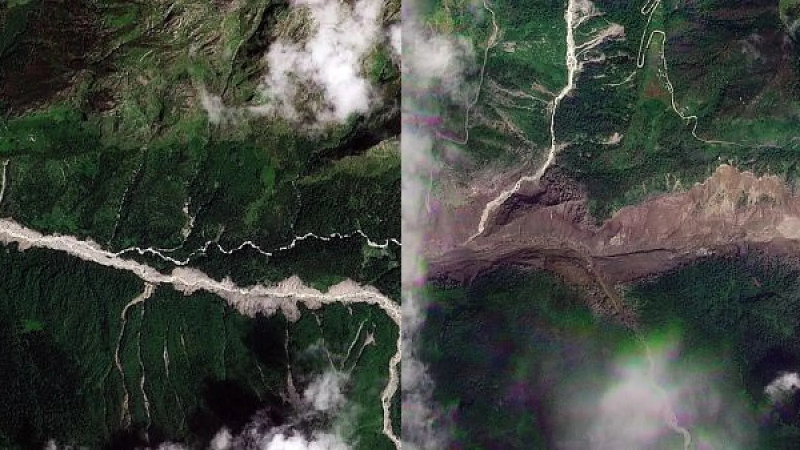
#> input picture data/uploads/299cdc0623ba.webp, 1600 x 900 px (shown at 1/2 size)
$ python -i segmentation_service.py   (imports and definitions only)   (older library calls are emulated)
#> lines starting #> are read from the running program, lines starting #| are printed output that depends on the picture; after the words box and inside, x2 and y2 are one past the last pixel; in counts of white or black regions, pixels touching at a corner belong together
### backend/app/utils/image_utils.py
import cv2
import numpy as np
from PIL import Image
import os

# Prevent DecompressionBombError on high-res satellite images
Image.MAX_IMAGE_PIXELS = 500_000_000

# Automatically register HEIF/AVIF opener if pillow_heif is available
try:
    import pillow_heif
    pillow_heif.register_heif_opener()
#> (this line was passed over: pillow_heif is not available in this run)
except Exception:
    pass

def load_image(path: str) -> np.ndarray:
    """
    Robust image loader supporting RGB, RGBA, Grayscale, AVIF, HEIC, TIFF, WebP, JPEG, PNG.
    """
#> called with path = '../../../data/uploads/299cdc0623ba.webp'
    # 1. Try Pillow first (supports most formats and AVIF/HEIC when pillow-heif is present)
    try:
        with Image.open(path) as pil_img:
#> pil_img is the input picture: PIL image 1600x900 RGB; mean R, G, B 66.3, 70.8, 63.9
            return np.array(pil_img.convert('RGB'))
    except Exception:
        pass

    # 2. Try OpenCV
    try:
        img = cv2.imread(path, cv2.IMREAD_COLOR)
        if img is not None:
            return cv2.cvtColor(img, cv2.COLOR_BGR2RGB)
    except Exception:
        pass

    # 3. Try reading raw bytes via Pillow BytesIO (handles paths with exotic encoding)
    try:
        import io
        with open(path, 'rb') as f:
            data = f.read()
        with Image.open(io.BytesIO(data)) as pil_img:
            return np.array(pil_img.convert('RGB'))
    except Exception:
        pass

    raise ValueError(f"Failed to load image at {path}. Unsupported format or unreadable file.")


# [21 lines left out: functions save_image, resize_image, not called in this run]

def to_grayscale(img: np.ndarray) -> np.ndarray:
    if len(img.shape) == 3:
        return cv2.cvtColor(img, cv2.COLOR_RGB2GRAY)
    return img

# [14 lines left out: functions apply_colormap, is_grayscale, not called in this run]

### backend/app/config.py
from pydantic_settings import BaseSettings
import os

# Root directory of DEPTHWIZARD - safe resolution for local and cloud (Railway/Docker)
if "BASE_DIR" in os.environ:
    BASE_DIR = os.path.abspath(os.environ["BASE_DIR"])
else:
    current_dir = os.path.dirname(os.path.abspath(__file__))
    parent = os.path.abspath(os.path.join(current_dir, ".."))
    grandparent = os.path.abspath(os.path.join(parent, ".."))

    if os.path.isdir(os.path.join(grandparent, "backend", "app")):
        BASE_DIR = grandparent
    else:
        BASE_DIR = parent

DB_FILE = os.path.join(BASE_DIR, "depthwizard.db").replace("\\", "/")

def _get_database_url() -> str:
    env_db = os.environ.get("DATABASE_URL")
    if env_db:
        if env_db.startswith("postgres://"):
            return env_db.replace("postgres://", "postgresql+asyncpg://", 1)
        if env_db.startswith("postgresql://") and not env_db.startswith("postgresql+asyncpg://"):
            return env_db.replace("postgresql://", "postgresql+asyncpg://", 1)
        if env_db.startswith("sqlite:///") and not env_db.startswith("sqlite+aiosqlite:///"):
            return env_db.replace("sqlite:///", "sqlite+aiosqlite:///", 1)
        return env_db
    return f"sqlite+aiosqlite:///{DB_FILE}"

class Settings(BaseSettings):
    APP_ENV: str = os.getenv("APP_ENV", "production")
    BACKEND_PORT: int = int(os.getenv("PORT", os.getenv("BACKEND_PORT", 8000)))
    DATABASE_URL: str = _get_database_url()
    MODEL_PATH: str = os.getenv("MODEL_PATH", os.path.join(BASE_DIR, "models"))
    UPLOAD_DIR: str = os.getenv("UPLOAD_DIR", os.path.join(BASE_DIR, "data", "uploads"))
    OUTPUT_DIR: str = os.getenv("OUTPUT_DIR", os.path.join(BASE_DIR, "data", "outputs"))
    MAX_UPLOAD_MB: int = int(os.getenv("MAX_UPLOAD_MB", 50))
    CORS_ORIGINS: list[str] = ["*"]
    MODEL_AVAILABLE: bool = False

    class Config:
        env_file = ".env"
        extra = "ignore"

settings = Settings()

# Detect if PyTorch is available
try:
    import torch
    settings.MODEL_AVAILABLE = True
except ImportError:
    settings.MODEL_AVAILABLE = False

try:
    os.makedirs(settings.UPLOAD_DIR, exist_ok=True)
    os.makedirs(settings.OUTPUT_DIR, exist_ok=True)
    os.makedirs(settings.MODEL_PATH, exist_ok=True)
except Exception as e:
    print(f"Notice: Directory initialization deferred: {e}")

### backend/app/services/segmentation_service.py
import cv2
import numpy as np
import logging
from app.utils.image_utils import load_image, to_grayscale
import os
from app.config import settings

logger = logging.getLogger("depthwizard.segmentation")


def segment_image(image_path: str, depth_npy_path: str = None) -> tuple[str, str]:
    """
    Structural boundary and region segmentation.

    Uses image features, edges, and optionally depth data to identify
    structural boundaries and classify regions. This is approximate
    segmentation — it does NOT claim perfect semantic segmentation.

    Classes:
        0 = ground/flat region
        1 = elevated structure (potential building)
        2 = textured region (potential vegetation)

    These are approximate structural categories, not definitive semantic labels.
    """
    img = load_image(image_path)
    gray = to_grayscale(img)
    h, w = gray.shape
    logger.info(f"Segmentation: processing {w}x{h} image")

    gray_f = gray.astype(np.float64)

    # --- Image-based features ---

    # Edge detection for structural boundaries
    edges = cv2.Canny(gray, 50, 150)
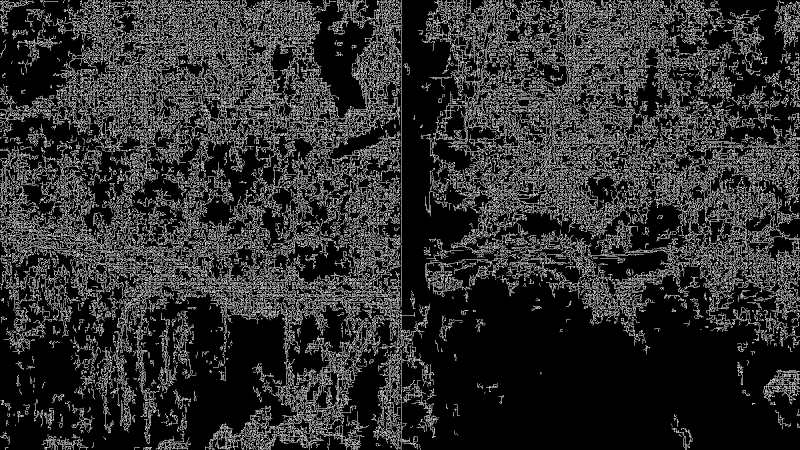
#> edges: shape (900, 1600) (shown at 1/2 size); 18.4% white in thin lines or dots

    # Otsu threshold — basic bright/dark separation
    _, thresh = cv2.threshold(gray, 0, 255, cv2.THRESH_BINARY_INV + cv2.THRESH_OTSU)
#> thresh: shape (900, 1600); 74.7% white; 3178 black regions (2829 under 20 px), largest, box (x1, y1, x2, y2) and area: (0, 0, 1251, 900) 197353, (1127, 669, 1485, 900) 54692, (1124, 312, 1600, 512) 48188

    # Local texture variance — smooth (buildings/roads) vs textured (vegetation)
    local_mean = cv2.blur(gray_f, (11, 11))
    local_sq_mean = cv2.blur(gray_f ** 2, (11, 11))
    local_var = np.maximum(local_sq_mean - local_mean ** 2, 0)
    texture = np.sqrt(local_var)

    # Green channel analysis (if RGB) — vegetation signal
    green_signal = np.zeros_like(gray_f)
    if len(img.shape) == 3 and img.shape[2] >= 3:
        r, g, b = img[:, :, 0].astype(float), img[:, :, 1].astype(float), img[:, :, 2].astype(float)
        # Excess Green Index: 2*G - R - B (positive for vegetation)
        total = r + g + b + 1e-8
        egi = (2 * g - r - b) / total
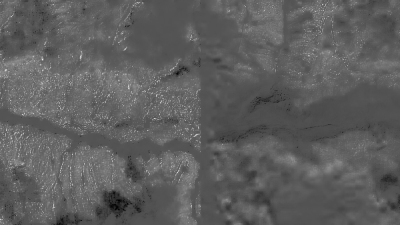
#> egi: shape (900, 1600) float64 (shown at 1/4 size); min -1, max 2, mean 0.111; drawn with min black and max white
        green_signal = np.clip(egi, 0, 1)
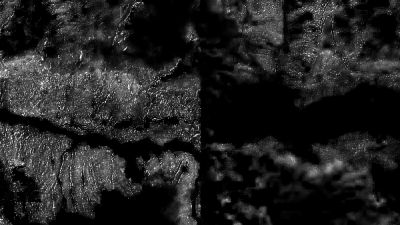
#> green_signal: shape (900, 1600) float64 (shown at 1/4 size); min 0, max 1, mean 0.13

    # --- Depth-based features (if depth map available) ---
    depth_elevation = np.zeros_like(gray_f)
    depth_edges = np.zeros_like(gray_f)
    has_depth = False

    if depth_npy_path and os.path.exists(depth_npy_path):
        try:
            depth = np.load(depth_npy_path).astype(np.float64)
            if depth.shape[:2] != (h, w):
                depth = cv2.resize(depth, (w, h), interpolation=cv2.INTER_LINEAR)

            has_depth = True

            # Depth gradient — identifies structural boundaries (building edges)
            dx = cv2.Sobel(depth, cv2.CV_64F, 1, 0, ksize=3)
            dy = cv2.Sobel(depth, cv2.CV_64F, 0, 1, ksize=3)
            depth_grad = np.sqrt(dx**2 + dy**2)
            depth_edges = cv2.normalize(depth_grad, None, 0, 1, cv2.NORM_MINMAX).astype(np.float64)

            # Relative elevation (higher depth = potentially elevated structure)
            # This is a SUPPORTING signal, not a definitive classification
            depth_mean = np.mean(depth)
            depth_std = np.std(depth) + 1e-8
            depth_elevation = np.clip((depth - depth_mean) / (3 * depth_std) + 0.5, 0, 1)

            logger.info(f"  Depth features incorporated (range: {depth.min():.3f}-{depth.max():.3f})")
        except Exception as e:
            logger.warning(f"  Could not load depth for segmentation: {e}")

    # --- Combine features into approximate classification ---
    labels = np.zeros((h, w), dtype=np.uint8)

    # Morphological cleaning of threshold
    kernel = np.ones((5, 5), np.uint8)
    morph = cv2.morphologyEx(thresh, cv2.MORPH_CLOSE, kernel)
#> morph: shape (900, 1600); 78.6% white; 281 black regions (2 under 20 px), largest, box (x1, y1, x2, y2) and area: (0, 0, 1120, 900) 164375, (1131, 671, 1483, 900) 53658, (1218, 327, 1600, 506) 40916
    morph_open = cv2.morphologyEx(morph, cv2.MORPH_OPEN, kernel)
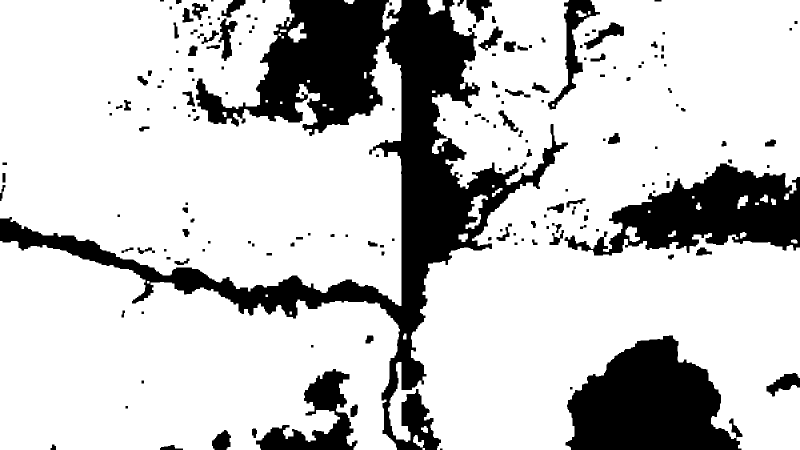
#> morph_open: shape (900, 1600) (shown at 1/2 size); 78.1% white; 184 black regions (2 under 20 px), largest, box (x1, y1, x2, y2) and area: (0, 0, 1136, 900) 174959, (1131, 671, 1485, 900) 54232, (1129, 327, 1600, 511) 44530

    # Texture threshold — high texture variance suggests vegetation
    texture_thresh = np.percentile(texture, 70) if np.max(texture) > 0 else 30
#> texture_thresh = 15.97
    high_texture = texture > texture_thresh
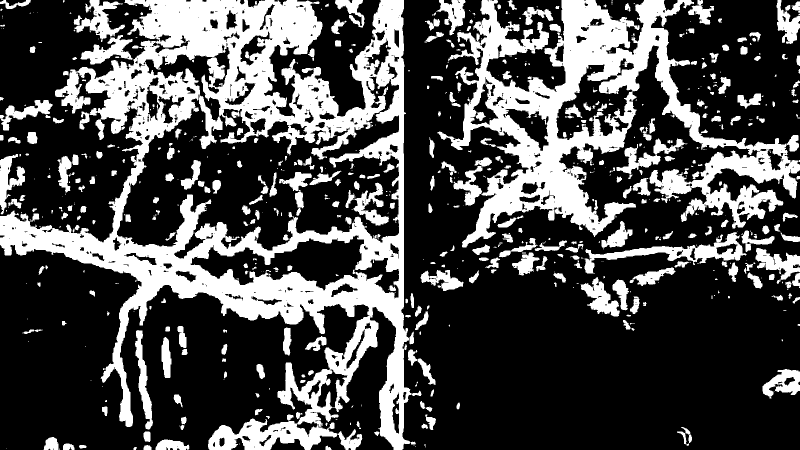
#> high_texture: shape (900, 1600) bool (shown at 1/2 size); 30% white; 718 white regions (352 under 20 px), largest, box (x1, y1, x2, y2) and area: (0, 0, 843, 900) 219292, (875, 0, 1600, 495) 111495, (1169, 464, 1493, 547) 6499

    # Elevated structure detection (approximate — NOT definitive)
    if has_depth:
        # Use depth elevation as a supporting signal combined with image features
        # A region is LIKELY elevated if it has:
        # - Above-average depth AND relatively uniform texture (not vegetation)
        # - OR Otsu-thresholded as foreground AND not high-texture vegetation
        elevated_depth = depth_elevation > 0.6  # Above ~1 std above mean
        low_texture = texture < texture_thresh
        low_green = green_signal < 0.15

        # Building-like: elevated + relatively smooth + not green
        building_signal = elevated_depth & low_texture & low_green
        # Also include Otsu foreground that's not green/textured as supporting evidence
        building_from_image = (morph_open == 255) & low_green & low_texture
        building_combined = building_signal | building_from_image

        # Clean with morphology
        building_mask = cv2.morphologyEx(building_combined.astype(np.uint8) * 255, cv2.MORPH_CLOSE, kernel)
        building_mask = cv2.morphologyEx(building_mask, cv2.MORPH_OPEN, np.ones((3, 3), np.uint8))
        labels[building_mask > 0] = 1

        # Vegetation: high texture OR strong green signal, NOT elevated
        veg_signal = (high_texture | (green_signal > 0.1)) & ~elevated_depth
        veg_mask = cv2.morphologyEx(veg_signal.astype(np.uint8) * 255, cv2.MORPH_CLOSE, kernel)
        labels[(veg_mask > 0) & (labels == 0)] = 2
    else:
        # Without depth, use image features only (less reliable)
        low_green = green_signal < 0.15
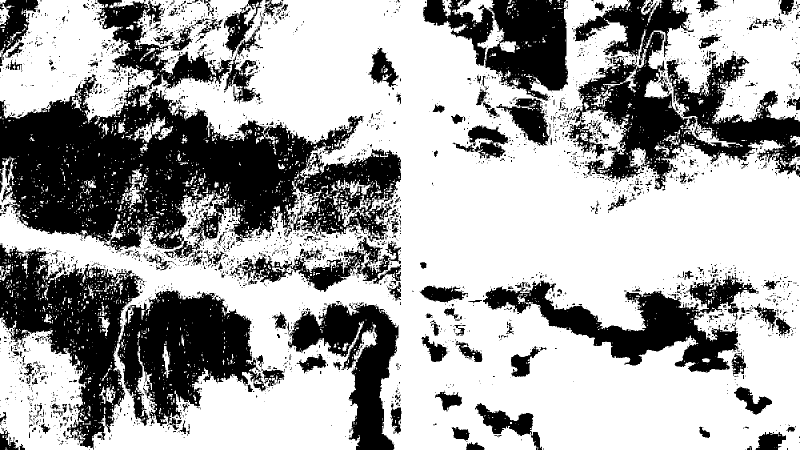
#> low_green: shape (900, 1600) bool (shown at 1/2 size); 65.3% white; 3771 black regions (3448 under 20 px), largest, box (x1, y1, x2, y2) and area: (0, 0, 802, 516) 166906, (1134, 0, 1600, 380) 63144, (0, 487, 285, 900) 47622

        # Potential structures: Otsu foreground, low texture, not green
        labels[(morph_open == 255) & (texture < texture_thresh) & low_green] = 1

        # Potential vegetation: high texture or green
        labels[((high_texture) | (green_signal > 0.1)) & (labels == 0)] = 2

        # Edge-adjacent non-building regions as vegetation (from original logic)
        labels[(morph == 0) & (edges > 0) & (labels == 0)] = 2

    # Count regions
    n_building = int(np.sum(labels == 1))
    n_vegetation = int(np.sum(labels == 2))
    n_ground = int(np.sum(labels == 0))
    total_px = h * w
    logger.info(f"  Classification: ground={n_ground/total_px:.1%}, "
                f"elevated={n_building/total_px:.1%}, "
                f"textured={n_vegetation/total_px:.1%}")

    # Save outputs
    out_dir = settings.OUTPUT_DIR
    base = os.path.basename(image_path).rsplit(".", 1)[0]

    npy_path = os.path.join(out_dir, f"{base}_segmentation.npy")
    np.save(npy_path, labels)

    img_path = os.path.join(out_dir, f"{base}_segmentation.png")
    colored = np.zeros((*labels.shape, 3), dtype=np.uint8)
    colored[labels == 1] = [0, 0, 255]  # Red buildings
    colored[labels == 2] = [0, 255, 0]  # Green vegetation
    cv2.imwrite(img_path, colored)
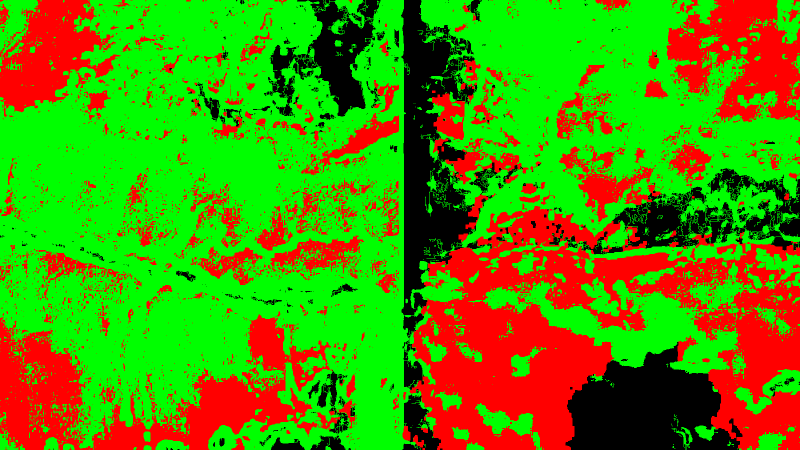
#> saved as 299cdc0623ba_segmentation.png: shape (900, 1600, 3) (shown at 1/2 size); mean B, G, R 0, 149.2, 76.1

    method = "Structural Boundary Detection"
    if has_depth:
        method += " (with depth features)"
    else:
        method += " (image features only)"

    return npy_path, method

>>> result = segment_image('../../../data/uploads/299cdc0623ba.webp')
